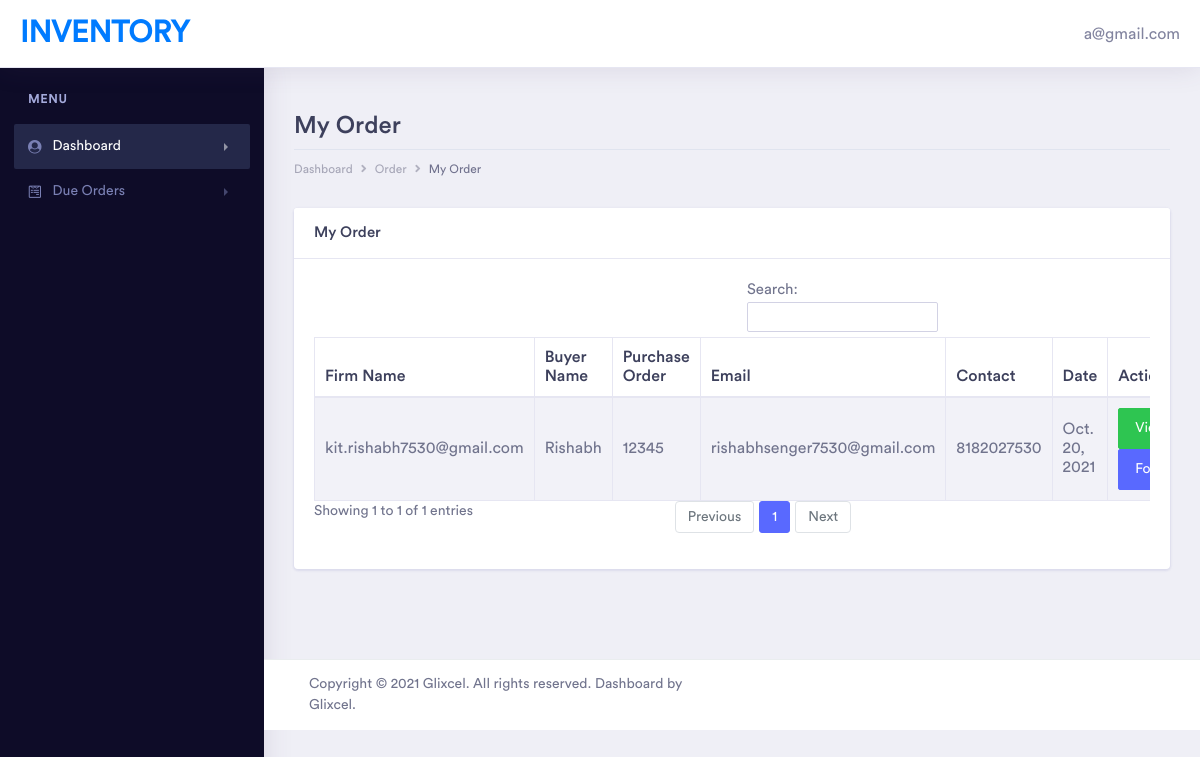
The page /managefollowup/ (signed in) on the database its author committed.
### testapp/models.py (models this page shows, shortened)
class Sales(models.Model):
    b_firmname    = models.CharField(max_length=250, blank=True)
    b_addr1       = models.CharField(max_length=250, blank=True)
    b_addr2       = models.CharField(max_length=250, blank=True)
    b_city        = models.CharField(max_length=250, blank=True)
    b_state       = models.CharField(max_length=250, blank=True)
    b_zip         = models.CharField(max_length=250, blank=True)
    b_country     = models.CharField(max_length=250, blank=True)
    s_firmname    = models.CharField(max_length=250, blank=True)
    s_addr1       = models.CharField(max_length=250, blank=True)
    s_addr2       = models.CharField(max_length=250, blank=True)
    s_city        = models.CharField(max_length=250, blank=True)
    s_state       = models.CharField(max_length=250, blank=True)
    s_zip         = models.CharField(max_length=250, blank=True)
    s_country     = models.CharField(max_length=250, blank=True)
    b_date        = models.DateField()
    b_buyer       = models.CharField(max_length=250, blank=True)
    b_purchase_order= models.CharField(max_length=250, blank=True)
    b_tirms       = models.CharField(max_length=250, blank=True)
    contact1      = models.CharField(max_length=250, blank=True)
    contact2      = models.CharField(max_length=250, blank=True)
    email         = models.CharField(max_length=250, blank=True)
    payment_due_date = models.DateField(null=True)

### testapp/views.py (the view)
# urls.py: path('managefollowup/', views.managefollowup,  name='managefollowup'),
def managefollowup(request):
    if request.user.is_authenticated and  User.objects.filter(pk=request.user.id, groups__name='collection').exists():
        today = date.today()
        print(today,"csdsdsd")
        sql = Sales.objects.raw('''
              SELECT tp.id, tp.b_firmname, tp.b_buyer, tp.b_purchase_order, tp.email, tp.contact1, tp.b_date FROM testapp_Sales as tp
              where  payment_due_date < %s''',  [today])
        collection_perm = User.objects.filter(pk=request.user.id, groups__name='collection').exists()
        sales_perm = User.objects.filter(pk=request.user.id, groups__name='sales').exists()
        return render(request,'manage_followup.html',{'sales':sql,'user_perm':collection_perm,'sales_perm':sales_perm})
    else:
        return redirect('/login')

### templates/manage_followup.html (shortened to what this page needs)
nn{% extends 'header.html'%}
{% block body%}
        <div class="dashboard-wrapper">
            <div class="container-fluid  dashboard-content">
                <div class="row">
                    <div class="col-xl-12 col-lg-12 col-md-12 col-sm-12 col-12">
                        <div class="page-header">
                            <h2 class="pageheader-title">My Order</h2>
                            <div class="page-breadcrumb">
                                <nav aria-label="breadcrumb">
                                    <ol class="breadcrumb">
                                        <li class="breadcrumb-item"><a href="#" class="breadcrumb-link">Dashboard</a></li>
                                        <li class="breadcrumb-item"><a href="#" class="breadcrumb-link">Order</a></li>
                                        <li class="breadcrumb-item active" aria-current="page">My Order</li>
                                    </ol>
                                </nav>
                            </div>
                        </div>
                    </div>
                </div>
                <div class="row">
                    <div class="col-xl-12 col-lg-12 col-md-12 col-sm-12 col-12">
                        <div class="card">
                            <div class="card-header">
                                <h5 class="mb-0">My Order</h5>
                            </div>
                            <div class="card-body">
                                <div class="table-responsive">
                                    <table id="example" class="table table-striped table-bordered second" style="width:100%">
                                        <thead>
                                            <tr>
                                                <th>Firm Name</th>
                                                <th>Buyer Name</th>
                                                <th>Purchase Order</th>
                                                <th>Email</th>
                                                <th>Contact</th>
                                                <th>Date</th>
                                                <th>Action</th>
                                            </tr>
                                        </thead>
                                        <tbody>
                                        {% for i in sales%}
                                            <tr>
                                                <td>{{i.b_firmname}}</td>
                                                <td>{{i.b_buyer}}</td>
                                                <td>{{i.b_purchase_order}}</td>
                                                <td>{{i.email}}</td>
                                                <td>{{i.contact1}}</td>
                                                <td>{{i.b_date}}</td>
                                                <td><a href="/view-order/{{i.id}}"><button class="btn btn-success">View </button></a>
                                                    <a href="/followup/{{i.id}}"><button class="btn btn-primary">Follow-up</button></a></td>
                                            </tr>
                                        {% endfor%}
                                    </table>
                                </div>
                            </div>
                        </div>
                    </div>
                </div>
            </div>
 {% endblock%}

### templates/header.html (shortened to what this page needs)
<!doctype html>
<html lang="en">
<head>
    <link rel="stylesheet" href="../static/assets/vendor/bootstrap/css/bootstrap.min.css">
    <link href="../static/assets/vendor/fonts/circular-std/style.css" rel="stylesheet">
    <link rel="stylesheet" href="../static/assets/libs/css/style.css">
    <link rel="stylesheet" href="../static/assets/vendor/fonts/fontawesome/css/fontawesome-all.css">
    <link rel="stylesheet" href="../static/assets/vendor/charts/chartist-bundle/chartist.css">
    <link rel="stylesheet" href="../static/assets/vendor/charts/morris-bundle/morris.css">
    <link rel="stylesheet" href="../static/assets/vendor/fonts/material-design-iconic-font/css/materialdesignicons.min.css">
    <link rel="stylesheet" href="../static/assets/vendor/charts/c3charts/c3.css">
    <link rel="stylesheet" href="../static/assets/vendor/fonts/flag-icon-css/flag-icon.min.css">
</head>
<body>
    <div class="dashboard-main-wrapper">
        <div class="dashboard-header">
            <nav class="navbar navbar-expand-lg bg-white fixed-top">
                <a class="navbar-brand" href="index.html">Inventory</a>
                <div class="collapse navbar-collapse " id="navbarSupportedContent">
                    <ul class="navbar-nav ml-auto navbar-right-top">
                        <li class="nav-item dropdown nav-user">
                            <a class="nav-link nav-user-img" href="#" id="navbarDropdownMenuLink2" data-toggle="dropdown" aria-haspopup="true" aria-expanded="false">{{request.user}}</a>
                        </li>
                    </ul>
                </div>
            </nav>
        </div>
        <div class="nav-left-sidebar sidebar-dark">
            <div class="menu-list">
                <nav class="navbar navbar-expand-lg navbar-light">
                    <div class="collapse navbar-collapse" id="navbarNav">
                        <ul class="navbar-nav flex-column">
                            <li class="nav-divider">
                                Menu
                            </li>
                            <li class="nav-item ">
                                <a class="nav-link active" href="#" data-toggle="collapse" aria-expanded="false" data-target="#submenu-1" aria-controls="submenu-1"><i class="fa fa-fw fa-user-circle"></i>Dashboard </a>
                            </li>
                            {%if user_perm%}
                            <li class="nav-item ">
                                <a class="nav-link" href="#" data-toggle="collapse" aria-expanded="false" data-target="#submenu-4" aria-controls="submenu-4"><i class="fab fa-fw fa-wpforms"></i>Due Orders</a>
                            </li>
{%endif %}
                        </ul>
                    </div>
                </nav>
            </div>
        </div>
        {% block body%}
        {% endblock%}
             <div class="footer">
                <div class="container-fluid">
                    <div class="row">
                        <div class="col-xl-6 col-lg-6 col-md-6 col-sm-12 col-12">
                             Copyright © 2021 Glixcel. All rights reserved. Dashboard by <a href="http://glixcel.com/" target="_blank">Glixcel</a>.
                        </div>
                    </div>
                </div>
            </div>
        </div>
    </div>
</body>
</html>

### rows shown on the page
Sales: b_firmname "kit.rishabh7530@gmail.com", b_buyer "Rishabh", b_purchase_order "12345", email "rishabhsenger7530@gmail.com", contact1 "8182027530", b_date "Oct. 20, 2021"

### other values the page prints
{{ request.user }} "a@gmail.com"
